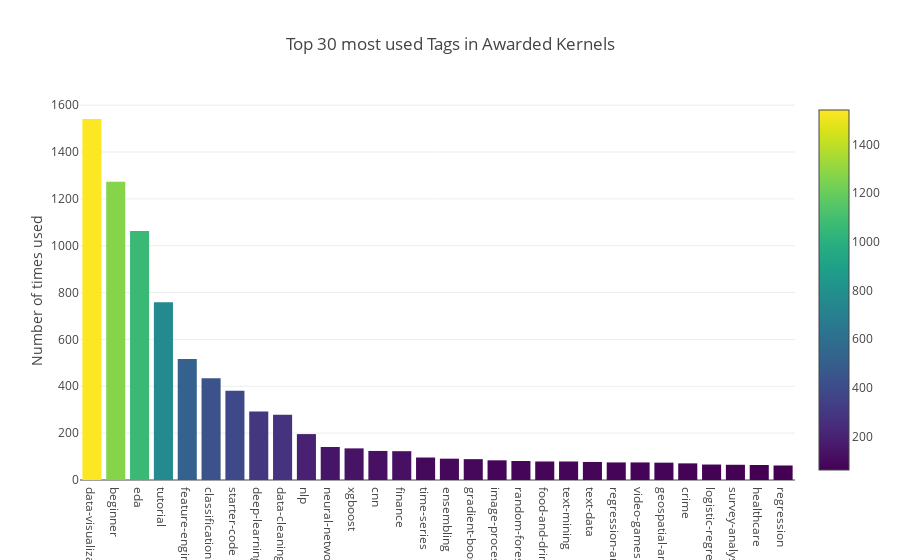

Here is the notebook cell this chart was saved with:
### Code cell
# Bar chart for Top used Tags in Awarded Kernels

n = 30
slug_counts = pd.Series(slugs).value_counts().head(n)

fig = {
    'data': [
        {
            'type': 'bar',
            #'orientation': 'h',
            'y': slug_counts,
            'x': slug_counts.index,
            'marker': {'color': slug_counts, 'colorscale': 'Viridis', 'showscale': True}
        }
    ], 'layout': {
        'title': f'Top {n} most used Tags in Awarded Kernels',
        'yaxis': {'title': 'Number of times used'}
    }
}
iplot(fig)

### Figure 1 — Plotly figure (JSON) as saved in the notebook; plotly's stock layout.template omitted (floating-point values rounded to 4 significant figures)
{"data": [{"marker": {"color": [1541, 1273, 1063, 759, 517, 434, 381, 292, 278, 196, 141, 135, 124, 123, 96, 91, 89, 84, 81, 79, 79, 77, 75, 75, 74, 71, 66, 65, 64, 62], "colorscale": "Viridis", "showscale": true}, "type": "bar", "uid": "4bc47edd-6b71-4d7f-8c97-3604e04d86b4", "x": ["data-visualization", "beginner", "eda", "tutorial", "feature-engineering", "classification", "starter-code", "deep-learning", "data-cleaning", "nlp", "neural-networks", "xgboost", "cnn", "finance", "time-series", "ensembling", "gradient-boosting", "image-processing", "random-forest", "food-and-drink", "text-mining", "text-data", "regression-analysis", "video-games", "geospatial-analysis", "crime", "logistic-regression", "survey-analysis", "healthcare", "regression"], "y": [1541, 1273, 1063, 759, 517, 434, 381, 292, 278, 196, 141, 135, 124, 123, 96, 91, 89, 84, 81, 79, 79, 77, 75, 75, 74, 71, 66, 65, 64, 62]}], "layout": {"title": {"text": "Top 30 most used Tags in Awarded Kernels"}, "yaxis": {"title": {"text": "Number of times used"}}}}
